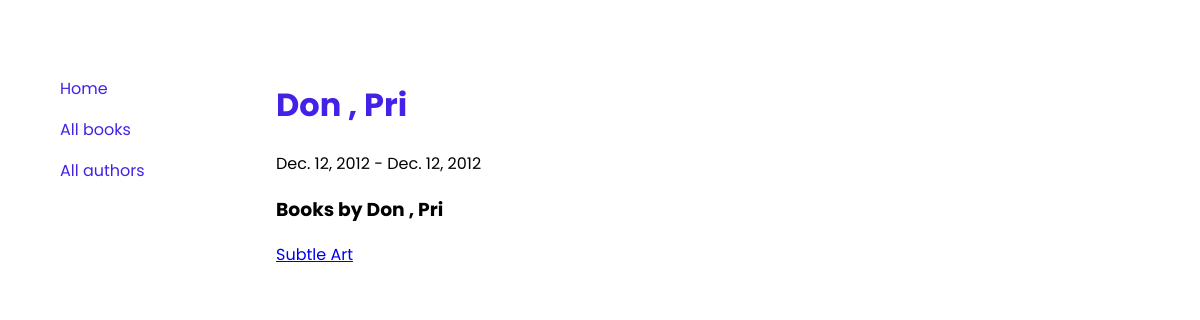
The page /catalog/authors/6 on the database its author committed.
### catalog/models.py (models this page shows, shortened)
class Author(models.Model):
    first_name = models.CharField(max_length=100)
    last_name = models.CharField(max_length=100)
    date_of_birth = models.DateField(null=True, blank=True)
    date_of_death = models.DateField('Died',null=True, blank=True)
    class Meta:
        ordering = ['last_name', 'first_name']
    def __str__(self):
        return f'{self.last_name} , {self.first_name}'

class Book(models.Model):
    title = models.CharField(max_length=200)
    author = models.ForeignKey('Author', on_delete=models.SET_NULL, null=True)
    summary = models.TextField(max_length=1000, help_text="Enter a brief description of the book")
    isbn = models.CharField('ISBN', max_length=13, unique=True, help_text='13 character <a href="https://www.isbn-international.org/content/what-isbn">ISBN number</a> ')
    genre = models.ManyToManyField(Genre, help_text='Select a genre for this book')
    image = models.ImageField(upload_to='uploads')
    def __str__(self):
        return self.title

### catalog/views.py (the view)
# urls.py: path('authors/<int:pk>', views.authorDetails, name='authorDetails'),
def authorDetails(request, pk):
    author = Author.objects.get(id=pk)
    authorBooks = Book.objects.filter(author = pk)
    context = {
        'author': author,
        'books': authorBooks
    }
    return render(request, 'catalog/authorDetails.html', context )

### catalog/templates/catalog/authorDetails.html
{% extends 'catalog/base_generic.html' %} {% block MainContent %}
<div class="content">
  <h1>{{ author }}</h1>
  {{ author.date_of_birth }} - {{ author.date_of_death }}
<h3>Books by {{ author }}</h3>
{% for book in books %}
  <a href="{% url 'bookDetails' book.id %}">{{ book }}</a>
{% endfor %}
</div>
{% endblock %}

### catalog/static/css/styles.css (style rules this page uses)
:root { --primary-color: rgb(69, 33, 231); }
body { font-family: 'Poppins'; margin: 5%; }
h1 { color: var(--primary-color); }

### rows shown on the page
Author: last_name+first_name "Don , Pri", date_of_birth "Dec. 12, 2012", date_of_death "Dec. 12, 2012"
Book: title "Subtle Art"
